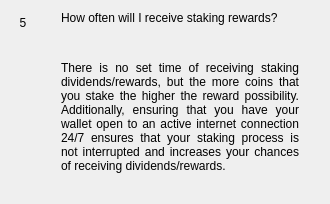
                  <widget class="QWidget" name="widgetFaq5" native="true">
                   <layout class="QHBoxLayout" name="horizontalPage_5" stretch="0,1">
                    <item alignment="Qt::AlignTop">
                     <widget class="QLabel" name="labelNumber5">
                      <property name="minimumSize">
                       <size>
                        <width>24</width>
                        <height>24</height>
                       </size>
                      </property>
                      <property name="maximumSize">
                       <size>
                        <width>16777215</width>
                        <height>24</height>
                       </size>
                      </property>
                      <property name="text">
                       <string>5</string>
                      </property>
                      <property name="alignment">
                       <set>Qt::AlignCenter</set>
                      </property>
                     </widget>
                    </item>
                    <item>
                     <layout class="QVBoxLayout" name="verticalLayoutPage_5">
                      <property name="leftMargin">
                       <number>20</number>
                      </property>
                      <property name="rightMargin">
                       <number>20</number>
                      </property>
                      <item>
                       <widget class="QLabel" name="labelSubtitle5">
                        <property name="text">
                         <string>How often will I receive staking rewards?</string>
                        </property>
                        <property name="wordWrap">
                         <bool>true</bool>
                        </property>
                       </widget>
                      </item>
                      <item>
                       <spacer name="verticalSpacer_50">
                        <property name="orientation">
                         <enum>Qt::Vertical</enum>
                        </property>
                        <property name="sizeType">
                         <enum>QSizePolicy::Fixed</enum>
                        </property>
                        <property name="sizeHint" stdset="0">
                         <size>
                          <width>20</width>
                          <height>30</height>
                         </size>
                        </property>
                       </spacer>
                      </item>
                      <item>
                       <widget class="QLabel" name="labelContent5">
                        <property name="text">
                         <string>
                           &lt;html&gt;&lt;head/&gt;&lt;body&gt;&lt;p align=&quot;justify&quot;&gt;
						   There is no set time of receiving staking dividends/rewards, but the more 
						   coins that you stake the higher the reward possibility. Additionally, ensuring 
						   that you have your wallet open to an active internet connection 24/7 
						   ensures that your staking process is not interrupted and increases your 
						   chances of receiving dividends/rewards.
						   &lt;/p&gt;&lt;/body&gt;&lt;/html&gt;
                         </string>
                        </property>
                        <property name="alignment">
                         <set>Qt::AlignLeading|Qt::AlignLeft|Qt::AlignTop</set>
                        </property>
                        <property name="wordWrap">
                         <bool>true</bool>
                        </property>
                       </widget>
                      </item>
                      <item>
                       <spacer name="verticalSpacer_51">
                        <property name="orientation">
                         <enum>Qt::Vertical</enum>
                        </property>
                        <property name="sizeHint" stdset="0">
                         <size>
                          <width>20</width>
                          <height>20</height>
                         </size>
                        </property>
                       </spacer>
                      </item>
                     </layout>
                    </item>
                   </layout>
                  </widget>
